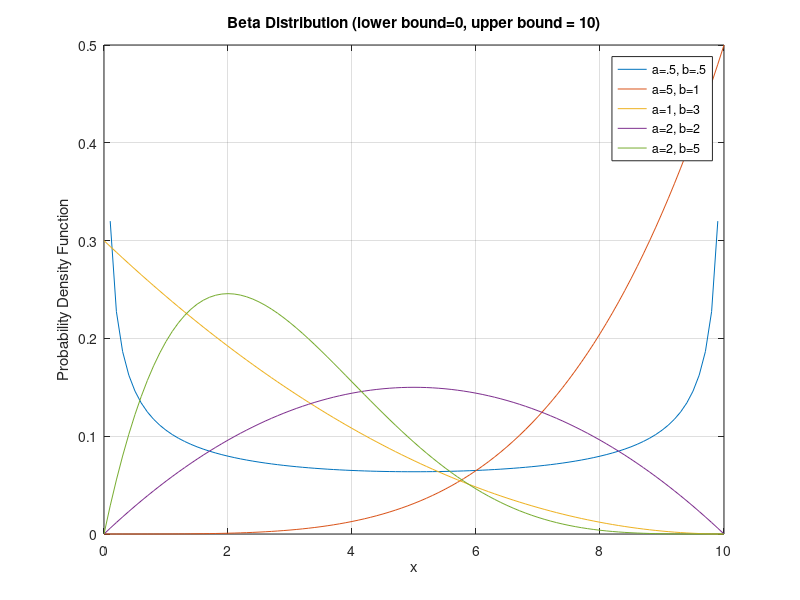

The MATLAB source for this figure:
clear all;

x=[0:.1:10]
a1=.5
b1=.5
l1 = 0
u1 = 10

a2=5
b2=1
l2 = 0
u2 = 10

a3=1
b3=3
l3 = 0
u3 = 10

a4=2
b4=2
l4 = 0
u4 = 10

a5=2
b5=5
l5 = 0
u5 = 10


for i=1:101
   f1(i)=gamma(a1+b1)*(x(i)-l1)^(a1-1)*(u1-x(i))^(b1-1)/(gamma(a1)*gamma(b1)*(u1-l1)^(a1+b1-1))
   f2(i)=gamma(a2+b2)*(x(i)-l2)^(a2-1)*(u2-x(i))^(b2-1)/(gamma(a2)*gamma(b2)*(u2-l2)^(a2+b2-1))
   f3(i)=gamma(a3+b3)*(x(i)-l3)^(a3-1)*(u3-x(i))^(b3-1)/(gamma(a3)*gamma(b3)*(u3-l3)^(a3+b3-1))
   f4(i)=gamma(a4+b4)*(x(i)-l4)^(a4-1)*(u4-x(i))^(b4-1)/(gamma(a4)*gamma(b4)*(u4-l4)^(a4+b4-1))
   f5(i)=gamma(a5+b5)*(x(i)-l5)^(a5-1)*(u5-x(i))^(b5-1)/(gamma(a5)*gamma(b5)*(u5-l5)^(a5+b5-1))
end



	plot(x,f1, x, f2, x, f3, x, f4, x, f5)
title("Beta Distribution (lower bound=0, upper bound = 10)")
xlabel("x")
ylabel("Probability Density Function")
	legend("a=.5, b=.5", "a=5, b=1", "a=1, b=3", "a=2, b=2", "a=2, b=5")
grid
saveas(gcf,'beta.png')
